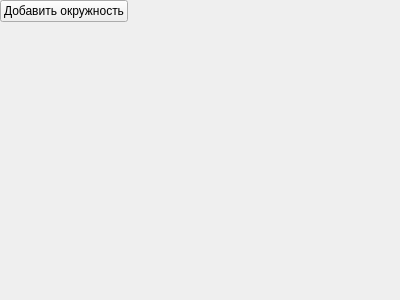
<?xml version="1.0" encoding="utf-8"?>
<ui version="4.0">
 <class>MainWindow</class>
 <widget class="QMainWindow" name="MainWindow">
  <widget class="QWidget" name="centralwidget">
   <widget class="QPushButton" name="pushButton">
    <property name="text">
     <string>Добавить окружность</string>
    </property>
   </widget>
  </widget>
  <property name="geometry">
   <rect>
    <x>100</x>
    <y>100</y>
    <width>400</width>
    <height>300</height>
   </rect>
  </property>
  <property name="windowTitle">
   <string>Circle Drawer</string>
  </property>
 </widget>
 <resources/>
 <connections/>
</ui>
